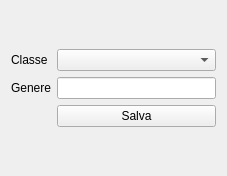
<?xml version="1.0" encoding="UTF-8"?>
<ui version="4.0">
 <class>Genus</class>
 <widget class="QWidget" name="Genus">
  <property name="geometry">
   <rect>
    <x>0</x>
    <y>0</y>
    <width>227</width>
    <height>176</height>
   </rect>
  </property>
  <property name="windowTitle">
   <string>Form</string>
  </property>
  <layout class="QGridLayout" name="gridLayout_2">
   <item row="0" column="0">
    <layout class="QGridLayout" name="gridLayout">
     <item row="0" column="0">
      <widget class="QLabel" name="label_2">
       <property name="text">
        <string>Classe</string>
       </property>
      </widget>
     </item>
     <item row="1" column="1">
      <widget class="QLineEdit" name="lineEdit"/>
     </item>
     <item row="1" column="0">
      <widget class="QLabel" name="label">
       <property name="text">
        <string>Genere</string>
       </property>
      </widget>
     </item>
     <item row="0" column="1">
      <widget class="QComboBox" name="cbClasse"/>
     </item>
     <item row="2" column="1">
      <widget class="QPushButton" name="pushButton_2">
       <property name="text">
        <string>Salva</string>
       </property>
      </widget>
     </item>
    </layout>
   </item>
  </layout>
 </widget>
 <resources/>
 <connections/>
</ui>
